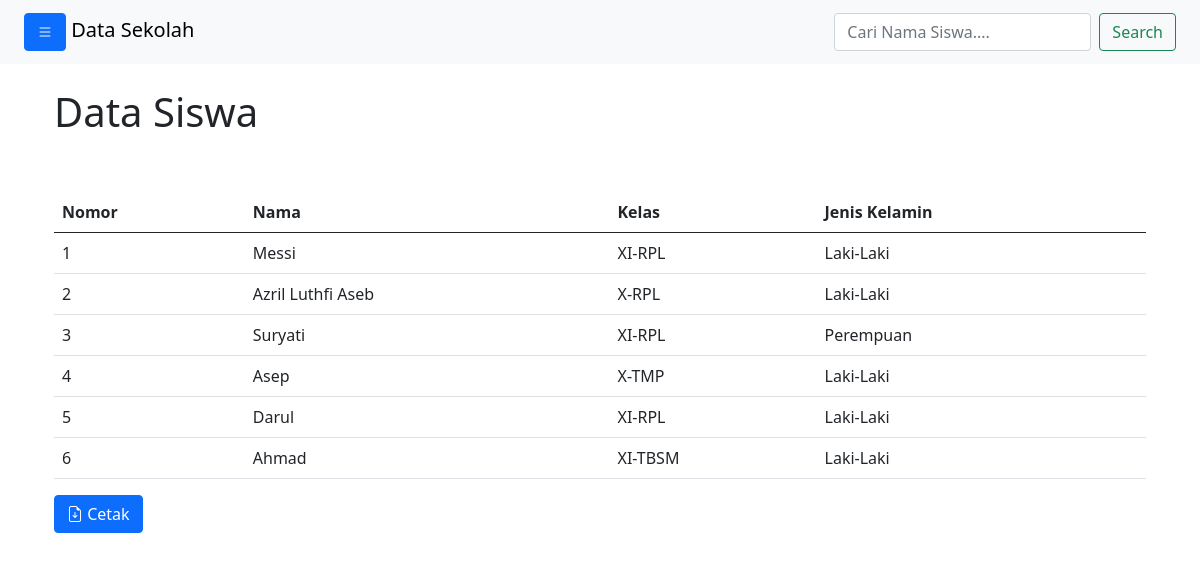
Screenshot of /siswawalkel.php (signed in) with the database file from the repository.
### tables this page shows
CREATE TABLE `siswa` (
  `id` int(11) NOT NULL,
  `nama` varchar(50) NOT NULL,
  `kelas` varchar(10) NOT NULL,
  `jk` varchar(10) NOT NULL
);

### siswawalkel.php (the view, shortened to what this page needs)
<!DOCTYPE html>
<html>
<head>
    <link href="https://cdn.jsdelivr.net/npm/bootstrap@5.3.0-alpha3/dist/css/bootstrap.min.css" rel="stylesheet">
	<link
          rel="stylesheet"
          href="https://stackpath.bootstrapcdn.com/bootstrap/5.0.0-alpha2/css/bootstrap.min.css"
        />
        <link
          rel="stylesheet"
          href="https://cdn.jsdelivr.net/npm/bootstrap-icons@1.9.1/font/bootstrap-icons.css"
        />
</head>
<body>
<nav class="navbar sticky-top bg-body-tertiary">
	<div class="container-fluid">
		<a class="navbar-brand" href="#">
		<button class="btn btn-primary" id="button-toggle">
            <i class="bi bi-list"></i>
          </button> Data Sekolah</a>
		<form action="siswawalkel.php" method="get" class="d-flex" role="search">
			<input type="text" name="cari" class="form-control me-2" placeholder="Cari Nama Siswa....">
			<button class="btn btn-outline-success" type="sumbit">Search</button>
		</form>
	</div>
</nav>
		<section class="p-4" id="main-content">
<div class="container">
<h1>Data Siswa</h1>
	<br/>
	<br/>
	<div class="table-responsive">
                            <table class="table" id="author">
                                <thead>
                                <tr>
                                    <th>Nomor</th>
                                    <th>Nama</th>
									<th>Kelas</th>
									<th>Jenis Kelamin</th>
                                </tr>
                            </thead>
                            <tbody>
			<?php
            include 'koneksi.php';
			$no = 1;
			$data = mysqli_query($koneksi,"select * from siswa");
			while($d=mysqli_fetch_array($data)){
				?>
                                    <tr>
                                        <td><?php echo $no++; ?></td>
                                        <td><?php echo $d['nama']; ?></td>
										<td><?php echo $d['kelas']; ?></td>
										<td><?php echo $d['jk']; ?></td>
                                    </tr>
									<?php
			}
			?>
                            </tbody>
                            </table>
                        </div>
                        <a href="cetak.php" target="_BLANK" class="btn btn-primary"><i class="bi bi-file-earmark-arrow-down"></i> Cetak</a>
</div>
		</section>
</body>
</html>

### siswawalkel.php (style rules this page uses)
a { text-decoration: none; }
#main-content { transition: 0.4s; }

### rows the page displays
siswa: nama "Messi", kelas "XI-RPL", jk "Laki-Laki"
siswa: nama "Azril Luthfi Aseb", kelas "X-RPL", jk "Laki-Laki"
siswa: nama "Suryati", kelas "XI-RPL", jk "Perempuan"
siswa: nama "Asep", kelas "X-TMP", jk "Laki-Laki"
siswa: nama "Darul", kelas "XI-RPL", jk "Laki-Laki"
siswa: nama "Ahmad", kelas "XI-TBSM", jk "Laki-Laki"
